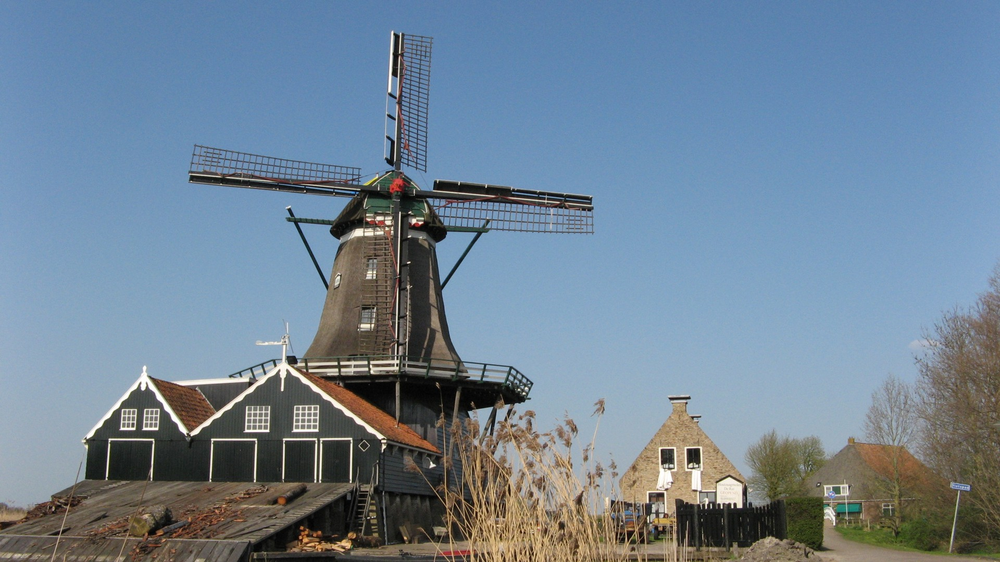
%> input picture Matlab/Optimate losung/windmill.png, 1000 x 562 px, shrunk from 1920 x 1080 before the run
$ octave --eval "result = imagebinariesierung(imread('../windmill.png'));"   (GNU Octave 9; MATLAB toolbox functions it lacks are replaced by stand-ins)
%> lines starting %> are read from the running program, lines starting %| are printed output that depends on the picture; in (x1, y1, x2, y2) boxes, pixels count from 0 and x2, y2 are one past the last pixel; in counts of white or black regions, pixels touching at a corner belong together; the program's own positions count from 1
function [BW,maskedImage] = imagebinariesierung(X)
%segmentImage Segment image using auto-generated code from imageSegmenter App
%  [BW,MASKEDIMAGE] = segmentImage(X) segments image X using auto-generated
%  code from the imageSegmenter App. The final segmentation is returned in
%  BW, and a masked image is returned in MASKEDIMAGE.

% Auto-generated by imageSegmenter app on 11-Jul-2018
%----------------------------------------------------


% Normalize input data to range in [0,1].
Xmin = min(X(:));
%> Xmin = 0
Xmax = max(X(:));
%> Xmax = 255
if isequal(Xmax,Xmin)
    X = 0*X;
else
    X = (X - Xmin) ./ (Xmax - Xmin);
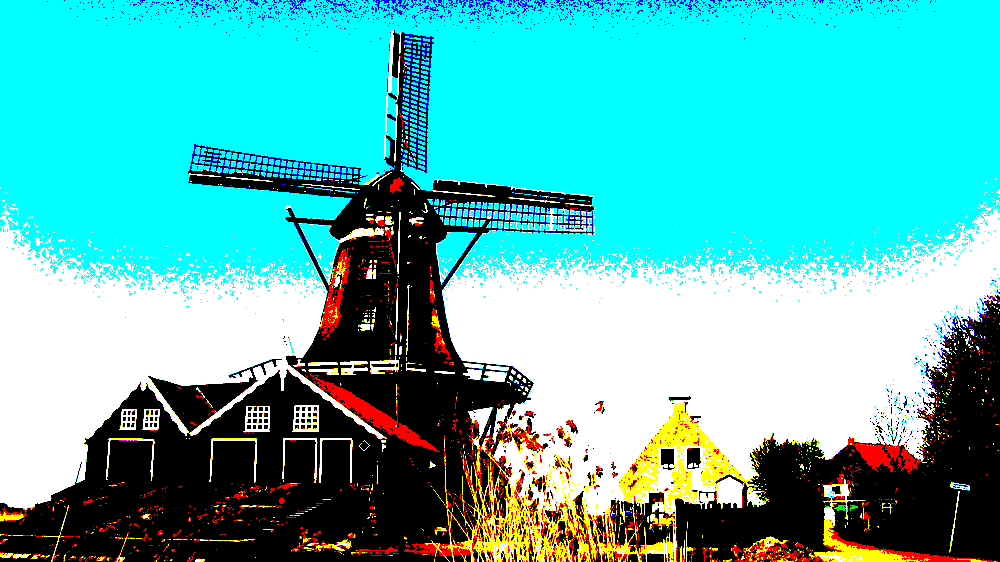
%> X: size 562x1000x3 uint8; mean R, G, B 0.324, 0.724, 0.709; drawn with 1 as white
end

% Threshold image - adaptive threshold
% BW = imbinarize(X, 'adaptive', 'Sensitivity', 0.500000, 'ForegroundPolarity', 'bright');
BW = imbinarize(X);
% Active contour
% iterations = 5;
% BW = activecontour(X, BW, iterations, 'edge');
% figure,imshow(BW),title('Binarisierung');
%% Close mask with square
width = 2; %5
se = strel('square', width);
BW = imclose(BW, se);
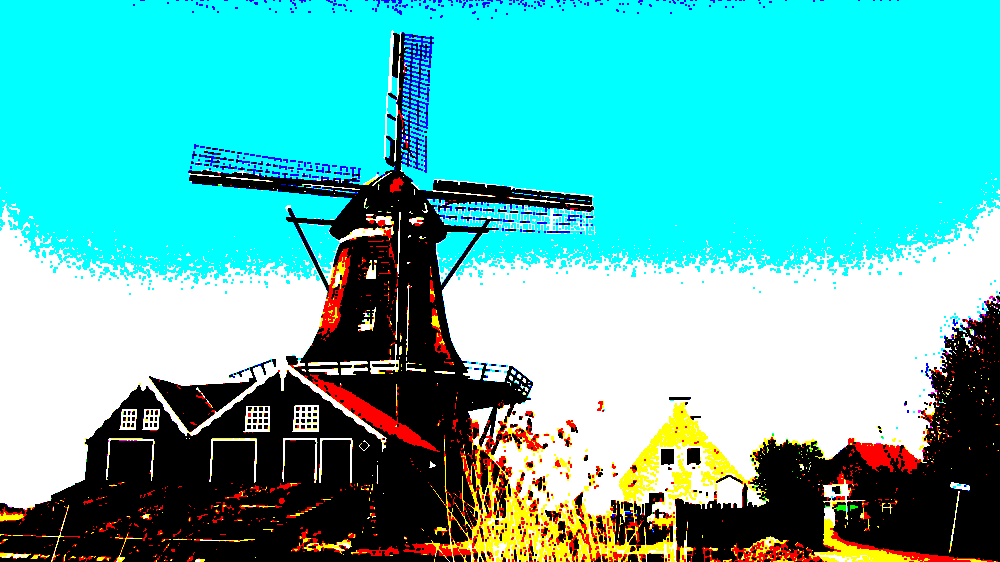
%> BW: size 562x1000x3 logical; mean R, G, B 0.336, 0.734, 0.715

% Open mask with square
width = 2;% 5
se = strel('square', width);
BW = imopen(BW, se);
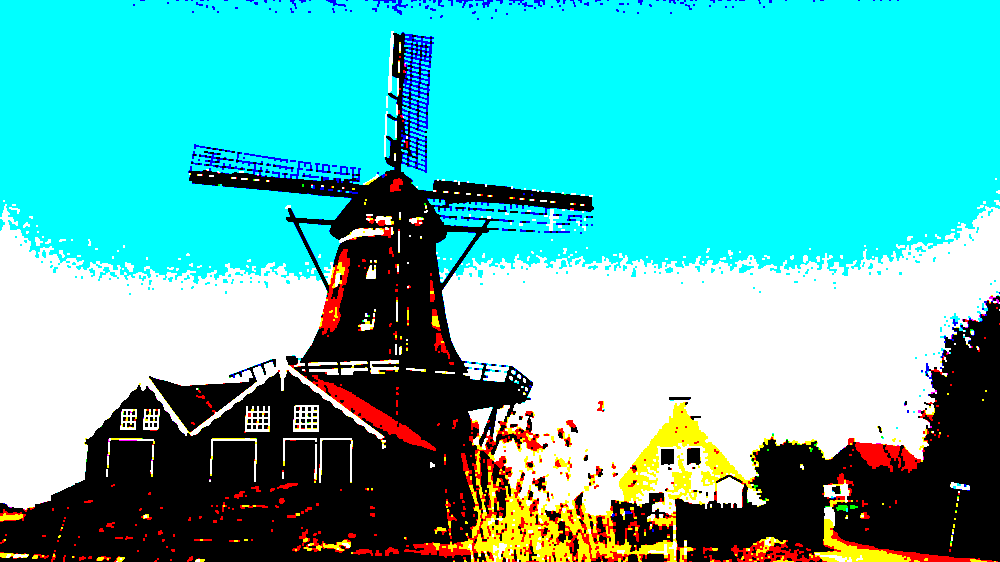
%> BW: size 562x1000x3 logical; mean R, G, B 0.325, 0.728, 0.71
figure,imshow(BW),title('Morphologisch');
%% Create masked image.
maskedImage = X;
maskedImage(~BW) = 0;
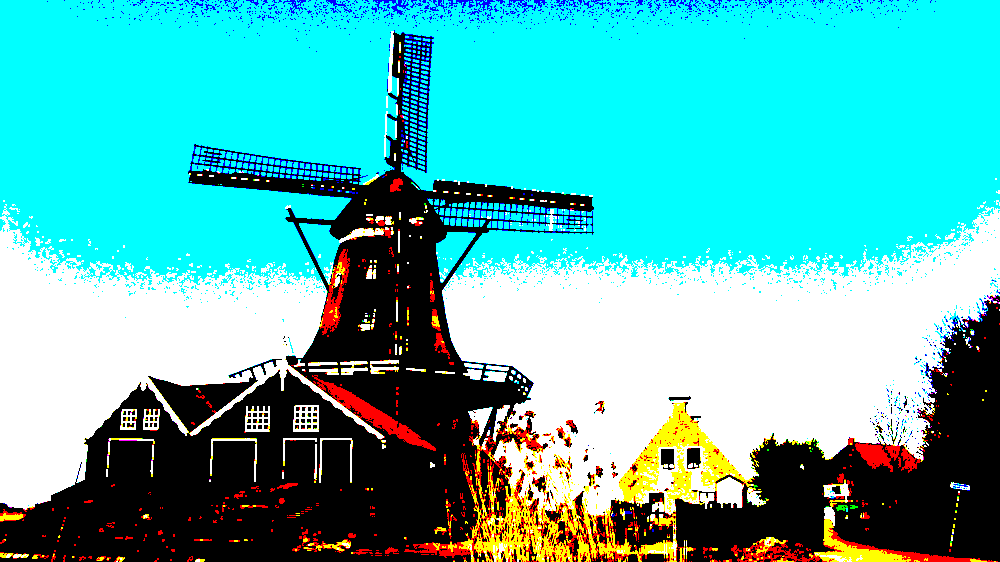
%> maskedImage: size 562x1000x3 uint8; 1.62% of pixels changed, all inside (x1, y1, x2, y2) = (0, 0, 1000, 562); drawn with 1 as white
end
